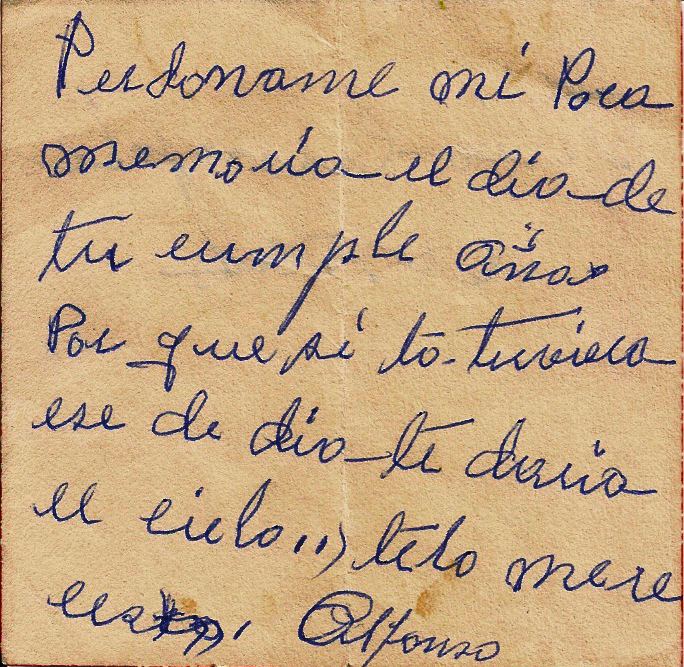
#> input picture openCV/data/carta.jpg, 684 x 667 px
$ python adaptative.py
#> lines starting #> are read from the running program, lines starting #| are printed output that depends on the picture; after the words box and inside, x2 and y2 are one past the last pixel; in counts of white or black regions, pixels touching at a corner belong together
import os
import cv2 as cv

# Crop

img = cv.imread(os.path.join('.','data','carta.jpg'))
#> img is the input picture: shape (667, 684, 3); mean B, G, R 129.9, 168.2, 199

img_gray = cv.cvtColor(img, cv.COLOR_BGR2GRAY)
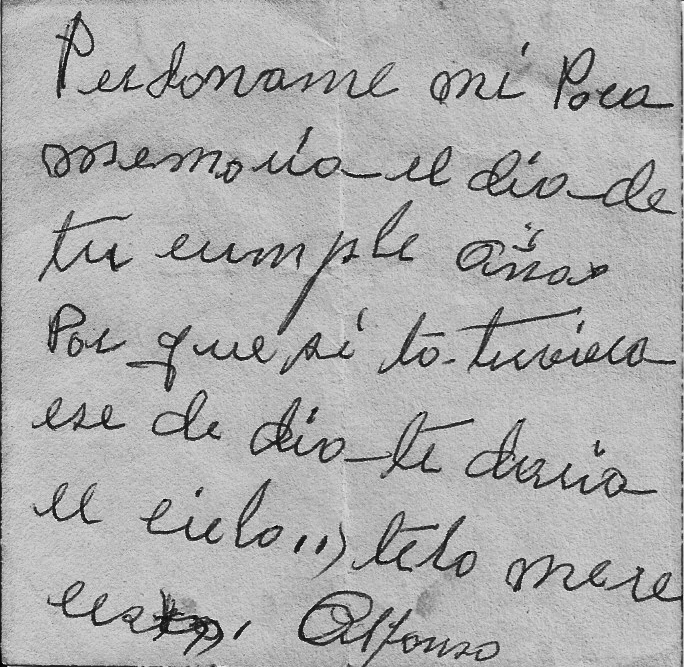
#> img_gray: shape (667, 684); min 1, max 252, mean 173

thresh = cv.adaptiveThreshold(img_gray, 255, cv.ADAPTIVE_THRESH_GAUSSIAN_C, cv.THRESH_BINARY,21,30)
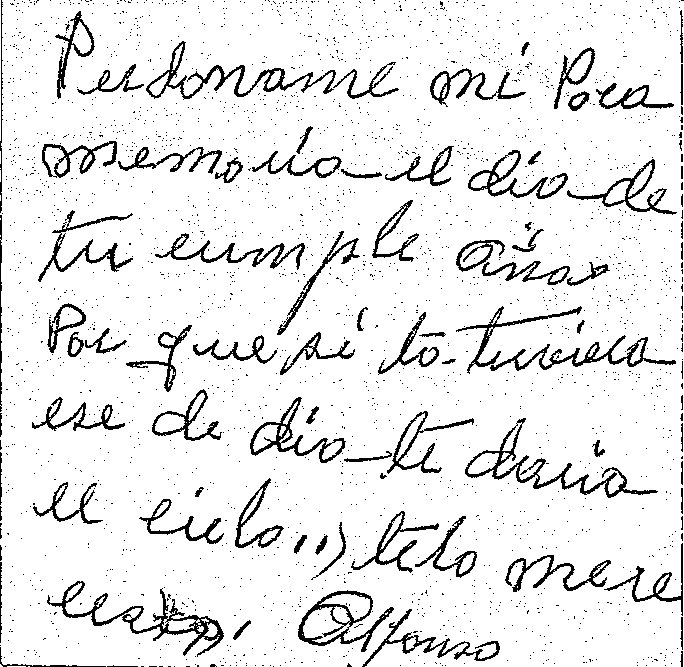
#> thresh: shape (667, 684); 91.2% white; 2627 black regions (2538 under 20 px), largest, box (x1, y1, x2, y2) and area: (47, 581, 224, 657) 1874, (465, 418, 658, 498) 1726, (146, 41, 336, 100) 1595

cv.imshow('img', img)
cv.imshow('img2', thresh)


cv.waitKey(0)
